Frame 1 (no input): blank canvas, image omitted
Frame 60 (no input): blank canvas, image omitted
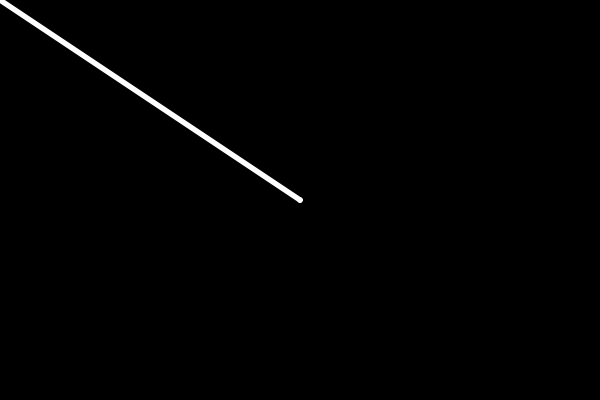
Frame 120 (the mouse pressed at the canvas centre since frame 60)

The p5.js sketch whose frames 1 and 60 were blank and that drew this single picture after the mouse press (run headless with seeded random() and noise() and a simulated clock; from frame 60 on, the mouse is pressed at the canvas centre):

// p5.js sketch
// ── sketch.js
var speed = 0;
var easing = 0.03;

function setup() {
  createCanvas(600, 400);
  background(0);
  stroke(255);
}

function draw() {
  var target = dist(mouseX, mouseY, pmouseX, pmouseY);
  speed += (target - speed) * easing;
  if (mouseIsPressed) {
    strokeWeight(speed/2);
    line(mouseX, mouseY, pmouseX, pmouseY);
  }
  print(speed);
}

// Alternative option but not as smooth
// function mouseDragged() {
//     strokeWeight(speed/2);
//     line(mouseX, mouseY, pmouseX, pmouseY);
// }
